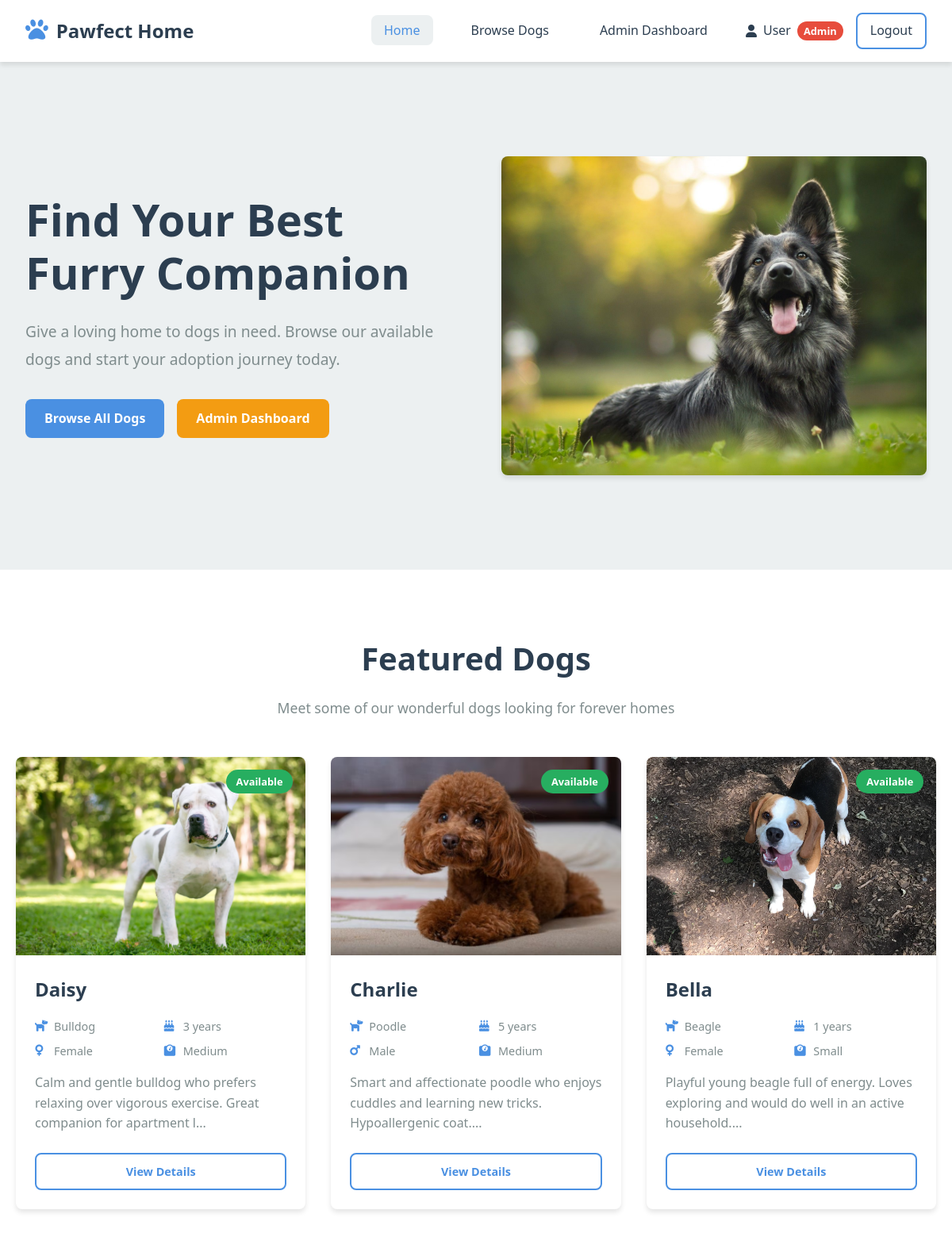
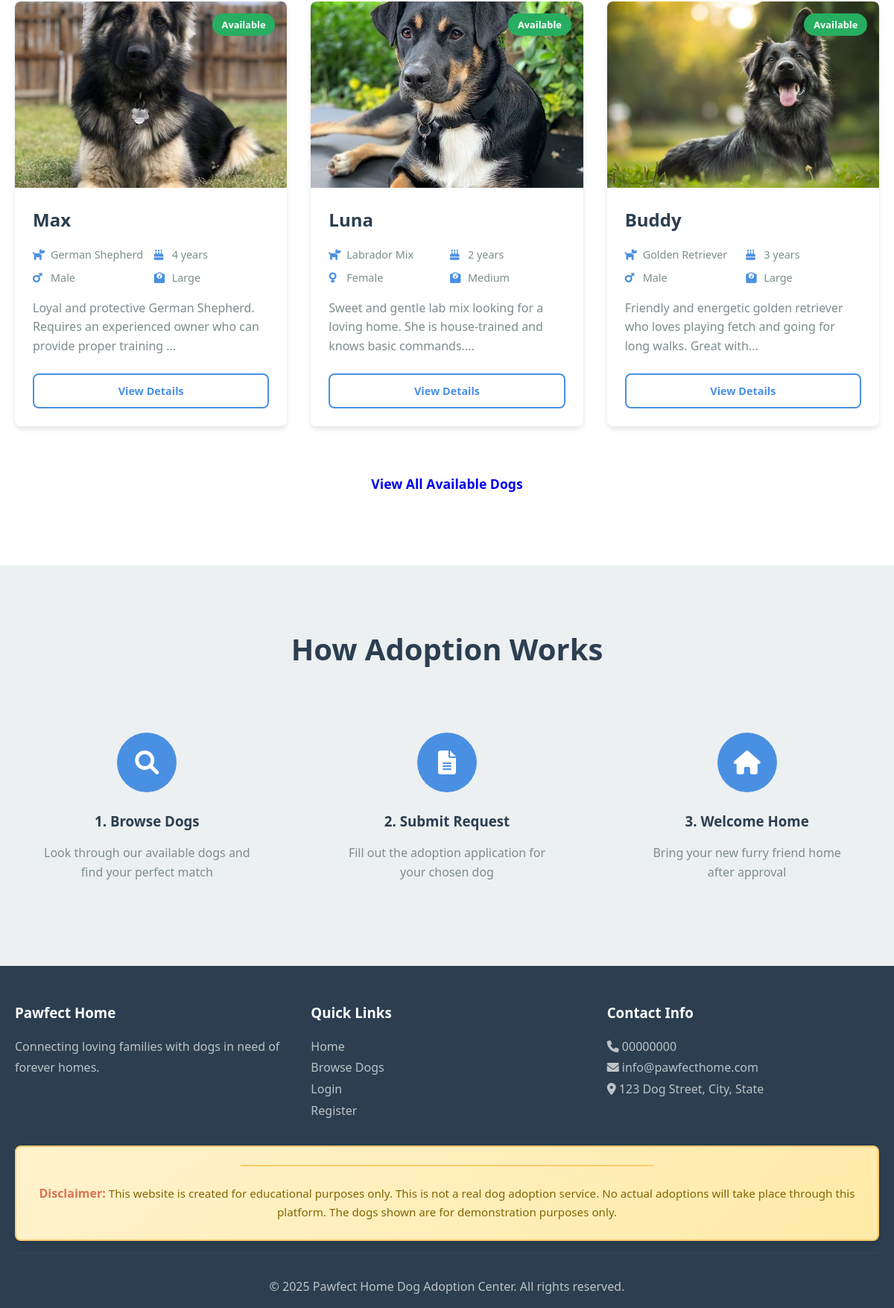
The page / (signed in) on the database its author committed (2 pictures, top to bottom).
### tables this page shows
CREATE TABLE dogs (
  dog_id INT AUTO_INCREMENT PRIMARY KEY,
  name VARCHAR(50),
  breed VARCHAR(50),
  age INT,
  gender ENUM('male','female'),
  size ENUM('small','medium','large'),
  description TEXT,
  image_path VARCHAR(255),
  status ENUM('available','pending','adopted') DEFAULT 'available'
);

### includes/functions.php (called while the page is built, shortened)
<?php
function is_logged_in() {
    return isset($_SESSION['user_id']) && !empty($_SESSION['user_id']);
}
?>

### index.php (the view, shortened to what this page needs)
<?php
require_once 'includes/db.php';
require_once 'includes/functions.php';
$featured_dogs = [];
try {
    if (isset($pdo)) {
        $stmt = $pdo->prepare("
            SELECT * FROM dogs
            WHERE status = 'available'
            ORDER BY dog_id DESC
            LIMIT 6
        ");
        $stmt->execute();
        $featured_dogs = $stmt->fetchAll(PDO::FETCH_ASSOC);
    } else {
        throw new Exception("Database connection not available");
    }
} catch (Exception $e) {
    error_log("Error fetching featured dogs: " . $e->getMessage());
    $featured_dogs = [];
}
?>
<!DOCTYPE html>
<html lang="en">
<head>
    <link rel="stylesheet" href="css/styles.css">
    <link href="https://cdnjs.cloudflare.com/ajax/libs/font-awesome/6.0.0/css/all.min.css" rel="stylesheet">
</head>
<body>
    <?php include 'includes/header.php'; ?>
    <section class="hero">
        <div class="hero-content">
            <h1>Find Your Best Furry Companion</h1>
            <p>Give a loving home to dogs in need. Browse our available dogs and start your adoption journey today.</p>
            <div class="hero-buttons">
                <?php if ($is_logged_in): ?>
                    <a href="pages/dogs.php" class="btn btn-primary">Browse All Dogs</a>
                    <?php if ($user_role === 'admin'): ?>
                        <a href="admin/index.php" class="btn btn-secondary">Admin Dashboard</a>
                    <?php endif; ?>
                <?php else: ?>
                    <a href="pages/register.php" class="btn btn-primary">Get Started</a>
                    <a href="pages/login.php" class="btn btn-secondary">Login</a>
                <?php endif; ?>
            </div>
        </div>
        <div class="hero-image">
            <img src="images/hero-dog.jpg" alt="Happy Dog" onerror="this.src='images/placeholder-dog.jpg'">
        </div>
    </section>
    <section class="featured-dogs">
        <div class="container">
            <h2>Featured Dogs</h2>
            <p class="section-subtitle">Meet some of our wonderful dogs looking for forever homes</p>
            <div class="dogs-grid" id="featuredDogs">
                <?php
                if (empty($featured_dogs)):
                ?>
                    <div class="no-dogs" style="grid-column: 1 / -1; text-align: center; padding: 3rem;">
                        <i class="fas fa-paw" style="font-size: 3rem; color: #ccc; margin-bottom: 1rem;"></i>
                        <p style="color: #666; margin-bottom: 1.5rem;">No dogs available at the moment. Please check back later.</p>
                        <?php if (is_admin()): ?>
                            <a href="admin/add_dog.php" class="btn btn-primary">Add First Dog</a>
                        <?php else: ?>
                            <a href="pages/dogs.php" class="btn btn-primary">Browse All Dogs</a>
                        <?php endif; ?>
                    </div>
                <?php else: ?>
                    <?php foreach ($featured_dogs as $dog): ?>
                        <div class="dog-card">
                            <div class="dog-image">
                                <img src="<?php echo htmlspecialchars($dog['image_path'] ?? 'images/placeholder-dog.jpg'); ?>"
                                     alt="<?php echo htmlspecialchars($dog['name']); ?>"
                                     onerror="this.src='images/placeholder-dog.jpg'">
                                <span class="dog-status <?php echo htmlspecialchars($dog['status']); ?>">
                                    <?php echo ucfirst(htmlspecialchars($dog['status'])); ?>
                                </span>
                            </div>
                            <div class="dog-info">
                                <h3><?php echo htmlspecialchars($dog['name']); ?></h3>
                                <div class="dog-details">
                                    <span class="breed"><i class="fas fa-dog"></i> <?php echo htmlspecialchars($dog['breed']); ?></span>
                                    <span class="age"><i class="fas fa-birthday-cake"></i> <?php echo htmlspecialchars($dog['age']); ?> years</span>
                                    <span class="gender"><i class="fas <?php echo $dog['gender'] === 'male' ? 'fa-mars' : 'fa-venus'; ?>"></i> <?php echo ucfirst(htmlspecialchars($dog['gender'])); ?></span>
                                    <span class="size"><i class="fas fa-weight"></i> <?php echo ucfirst(htmlspecialchars($dog['size'])); ?></span>
                                </div>
                                <p class="dog-description"><?php echo htmlspecialchars(substr($dog['description'] ?? 'Loving companion looking for a home', 0, 100)) . '...'; ?></p>
                                <div class="dog-actions">
                                    <a href="pages/dog_details.php?id=<?php echo $dog['dog_id']; ?>" class="btn btn-outline">View Details</a>
                                </div>
                            </div>
                        </div>
                    <?php endforeach; ?>
                <?php endif; ?>
            </div>
            <?php if (!empty($featured_dogs)): ?>
                <div class="view-all">
                    <a href="pages/dogs.php" class="btn btn-large">View All Available Dogs</a>
                </div>
            <?php endif; ?>
        </div>
    </section>
    <section class="how-it-works">
        <div class="container">
            <h2>How Adoption Works</h2>
            <div class="steps">
                <div class="step">
                    <div class="step-icon">
                        <i class="fas fa-search"></i>
                    </div>
                    <h3>1. Browse Dogs</h3>
                    <p>Look through our available dogs and find your perfect match</p>
                </div>
                <div class="step">
                    <div class="step-icon">
                        <i class="fas fa-file-alt"></i>
                    </div>
                    <h3>2. Submit Request</h3>
                    <p>Fill out the adoption application for your chosen dog</p>
                </div>
                <div class="step">
                    <div class="step-icon">
                        <i class="fas fa-home"></i>
                    </div>
                    <h3>3. Welcome Home</h3>
                    <p>Bring your new furry friend home after approval</p>
                </div>
            </div>
        </div>
    </section>
    <?php include 'includes/footer.php'; ?>
</body>
</html>

### css/styles.css (style rules this page uses)
* { margin: 0; padding: 0; box-sizing: border-box; }
:root { --primary-color: #4a90e2; --secondary-color: #f39c12; --accent-color: #e74c3c; --text-dark: #2c3e50; --text-light: #7f8c8d; --bg-light: #ecf0f1; --white: #ffffff; --success: #27ae60; --warning: #f39c12; --danger: #e74c3c; --border-radius: 8px; --box-shadow: 0 4px 6px rgba(0, 0, 0, 0.1); --transition: all 0.3s ease; }
body { font-family: 'Segoe UI', Tahoma, Geneva, Verdana, sans-serif; line-height: 1.6; color: var(--text-dark); background-color: var(--bg-light); }
.container { max-width: 1200px; margin: 0 auto; padding: 0 20px; }
h1, h2, h3, h4, h5, h6 { margin-bottom: 1rem; color: var(--text-dark); font-weight: 600; }
h1 { font-size: 3rem; line-height: 1.2; }
h2 { font-size: 2.5rem; text-align: center; margin-bottom: 1rem; }
.section-subtitle { text-align: center; color: var(--text-light); margin-bottom: 3rem; font-size: 1.1rem; }
.btn { display: inline-block; padding: 12px 24px; border: none; border-radius: var(--border-radius); text-decoration: none; font-weight: 600; text-align: center; cursor: pointer; transition: var(--transition); font-size: 1rem; }
.btn-primary { background-color: var(--primary-color); color: var(--white); }
.btn-secondary { background-color: var(--secondary-color); color: var(--white); }
.btn-outline { background-color: transparent; border: 2px solid var(--primary-color); color: var(--primary-color); }
.btn-large { padding: 15px 30px; font-size: 1.1rem; }
.hero { display: grid; grid-template-columns: 1fr 1fr; gap: 4rem; align-items: center; padding: 4rem 2rem; max-width: 1200px; margin: 0 auto; min-height: 80vh; }
.hero-content h1 { font-size: 3.5rem; margin-bottom: 1.5rem; color: var(--text-dark); }
.hero-content p { font-size: 1.2rem; color: var(--text-light); margin-bottom: 2rem; line-height: 1.8; }
.hero-buttons { display: flex; gap: 1rem; flex-wrap: wrap; }
.hero-image { display: flex; justify-content: center; align-items: center; }
.hero-image img { max-width: 100%; height: auto; border-radius: var(--border-radius); box-shadow: var(--box-shadow); }
.featured-dogs { padding: 5rem 0; background-color: var(--white); }
.dogs-grid { display: grid; grid-template-columns: repeat(auto-fit, minmax(350px, 1fr)); gap: 2rem; margin-bottom: 3rem; }
.dog-card { background: var(--white); border-radius: var(--border-radius); box-shadow: var(--box-shadow); overflow: hidden; transition: var(--transition); }
.dog-image { position: relative; height: 250px; overflow: hidden; }
.dog-image img { width: 100%; height: 100%; object-fit: cover; transition: var(--transition); }
.dog-status { position: absolute; top: 1rem; right: 1rem; padding: 0.3rem 0.8rem; border-radius: 20px; font-size: 0.8rem; font-weight: 600; color: var(--white); }
.dog-status.available { background-color: var(--success); }
.dog-info { padding: 1.5rem; }
.dog-info h3 { font-size: 1.5rem; margin-bottom: 1rem; color: var(--text-dark); }
.dog-details { display: grid; grid-template-columns: 1fr 1fr; gap: 0.5rem; margin-bottom: 1rem; }
.dog-details span { display: flex; align-items: center; gap: 0.5rem; font-size: 0.9rem; color: var(--text-light); }
.dog-details i { color: var(--primary-color); width: 16px; }
.dog-description { color: var(--text-light); margin-bottom: 1.5rem; line-height: 1.6; }
.dog-actions { display: flex; gap: 0.5rem; flex-wrap: wrap; }
.dog-actions .btn { flex: 1; min-width: 120px; padding: 10px 15px; font-size: 0.9rem; }
.view-all { text-align: center; }
.how-it-works { padding: 5rem 0; background-color: var(--bg-light); }
.steps { display: grid; grid-template-columns: repeat(auto-fit, minmax(250px, 1fr)); gap: 3rem; margin-top: 3rem; }
.step { text-align: center; padding: 2rem; }
.step-icon { width: 80px; height: 80px; background-color: var(--primary-color); border-radius: 50%; display: flex; align-items: center; justify-content: center; margin: 0 auto 1.5rem; color: var(--white); font-size: 2rem; transition: var(--transition); }
.step h3 { margin-bottom: 1rem; color: var(--text-dark); }
.step p { color: var(--text-light); line-height: 1.6; }

### rows shown on the page
dogs: image_path (picture), status "Available", name "Daisy", breed "Bulldog", age "3", gender "Female", size "Medium", description "Calm and gentle bulldog who prefers relaxing over vigorous exercise. Great companion for apartment l"
dogs: image_path (picture), status "Available", name "Charlie", breed "Poodle", age "5", gender "Male", size "Medium", description "Smart and affectionate poodle who enjoys cuddles and learning new tricks. Hypoallergenic coat."
dogs: image_path (picture), status "Available", name "Bella", breed "Beagle", age "1", gender "Female", size "Small", description "Playful young beagle full of energy. Loves exploring and would do well in an active household."
dogs: image_path (picture), status "Available", name "Max", breed "German Shepherd", age "4", gender "Male", size "Large", description "Loyal and protective German Shepherd. Requires an experienced owner who can provide proper training"
dogs: image_path (picture), status "Available", name "Luna", breed "Labrador Mix", age "2", gender "Female", size "Medium", description "Sweet and gentle lab mix looking for a loving home. She is house-trained and knows basic commands."
dogs: shows a picture, status "Available", name "Buddy", breed "Golden Retriever", age "3", gender "Male", size "Large", description "Friendly and energetic golden retriever who loves playing fetch and going for long walks. Great with"

### other values the page prints
$user_role "Admin"
